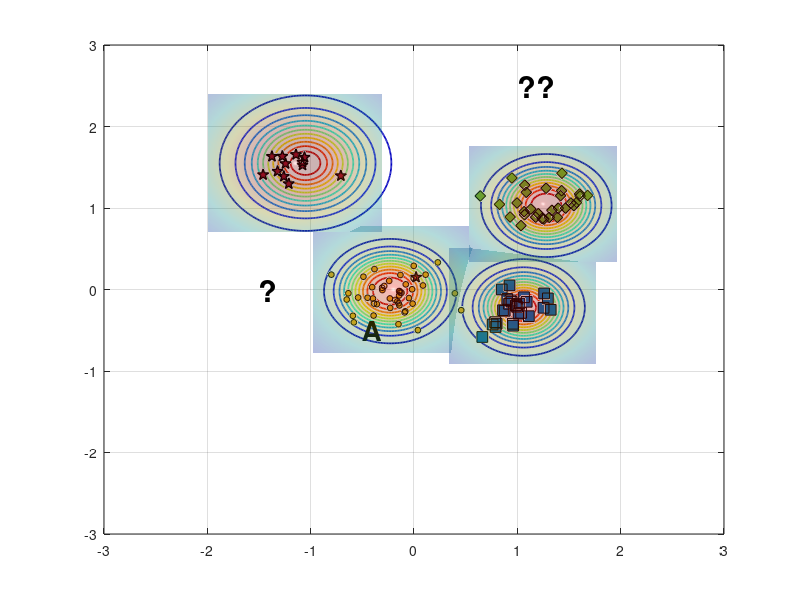

Write MATLAB code to recreate this figure. (Note: this script raises an error after producing the figure.)
%% Reproduce EVM-style demo figure (no toolboxes)
clear; close all; clc; rng(7);

% ---------- 1) 合成四类二维数据 ----------
% 类中心（大致对应图中位置）
C_star  = [-1.15  1.55];   % 红色星
C_diam  = [ 1.25  1.05];   % 绿色菱形
C_square= [ 1.05 -0.20];   % 蓝色方块
C_dot   = [-0.20  0.00];   % 蓝色小点（被 A 标注影响的那簇）

% 协方差（控制每簇形状）
S = @(sx,sy,rho)[sx^2 rho*sx*sy; rho*sx*sy sy^2];
Sig_star   = S(0.18,0.20, 0.05);
Sig_diam   = S(0.22,0.18,-0.10);
Sig_square = S(0.20,0.16, 0.05);
Sig_dot    = S(0.25,0.18, 0.00);

% 从高斯采样（不用 mvnrnd）
sample = @(N,mu,SIG) (randn(N,2)*chol(SIG,'lower') + mu);

X_star   = sample(12,C_star,   Sig_star);
X_diam   = sample(30,C_diam,   Sig_diam);
X_square = sample(28,C_square, Sig_square);
X_dot    = sample(45,C_dot,    Sig_dot);

% 加一个“离群星”靠近 A（见原图左中）
X_star = [X_star; 0.02 0.15];

% ---------- 2) 底面散点与样式 ----------
figure('Color','w','Position',[100,100,800,600]);
hold on; box on; grid on;
z0 = 0; % 所有散点都放在 z=0 的平面

% 确保按照绘制顺序叠放，便于把散点置顶
set(gca,'SortMethod','childorder');

h_star   = scatter3(X_star(:,1),  X_star(:,2),  z0+zeros(size(X_star,1),1),  70, ...
        'pentagram', 'filled', 'MarkerEdgeColor','k', 'MarkerFaceColor',[0.635294 0.0784314 0.184314], 'LineWidth',1.0); % 红色五角星 #A2142F
h_diam   = scatter3(X_diam(:,1),  X_diam(:,2),  z0+zeros(size(X_diam,1),1),  60, ...
        'd', 'filled', 'MarkerEdgeColor','k', 'MarkerFaceColor',[0.466667 0.674510 0.188235]); % 绿色菱形 #77AC30
h_square = scatter3(X_square(:,1),X_square(:,2),z0+zeros(size(X_square,1),1),60, ...
        's', 'filled', 'MarkerEdgeColor','k', 'MarkerFaceColor',[0 0.447059 0.741176]); % 蓝色正方形 #0072BD
h_dot    = scatter3(X_dot(:,1),   X_dot(:,2),   z0+zeros(size(X_dot,1),1),   18, ...
        'o', 'filled', 'MarkerEdgeColor','k', 'MarkerFaceColor',[0.929412 0.694118 0.125490]); % 黄色圆形 #EDB120


% ---------- 3) ψ-model 等值环（彩色同心） ----------
% 采用带形状参的径向函数 psi(r) = exp(-(r/s)^t)
psi = @(X,Y,cx,cy,s,t) exp( - ( sqrt((X-cx).^2 + (Y-cy).^2) ./ s ).^t );

% 选几处“极端向量/代表点”（包含 A 所在）
EV = [ -0.23 -0.02 ;   % A 对应蓝点极端向量
        1.06 -0.22 ;   % 蓝方块
        1.28  1.03 ;   % 绿菱形
       -1.05  1.55 ];  % 红星
scale = [0.42, 0.36, 0.40, 0.48];   % 各自 scale
shape = [2.6,  2.2,  2.4,  2.0];    % 各自 shape

% 网格
[xg,yg] = meshgrid(linspace(-3,3,400));
colormap(jet); caxis([0 1]);

% 等高线层级（红到蓝：高到低）
levels = linspace(1.0,0.05,12);

for k = 1:size(EV,1)
    Z = psi(xg,yg,EV(k,1),EV(k,2),scale(k),shape(k));
    [~, h] = contour(xg,yg,Z,levels);    % 直接画在底面，保持颜色映射
    set(h,'LineWidth',1.25);

    % 将等高线明确压到 z=0（兼容不同 MATLAB 版本）
    ch = get(h,'Children');
    for ic = 1:numel(ch)
        zd = get(ch(ic),'ZData');
        if ~isempty(zd)
            set(ch(ic),'ZData',zeros(size(zd))); % 强制贴在 z=0
        end
    end
end

% 标出 A 与问号
text(-0.5,-0.5,0,'A','FontWeight','bold','FontSize',20,'Color','k');
text( 1, 2.5,0,'??','FontWeight','bold','FontSize',22,'Color','k');
text( -1.5,0,0,'?','FontWeight','bold','FontSize',22,'Color','k');

% ---------- 4) 上方半透明“钟形面”（表示类支持/概率） ----------
% 用四个高斯穹顶，中心与各簇一致
gauss2 = @(X,Y,cx,cy,s) exp(-((X-cx).^2 + (Y-cy).^2)/(2*s^2));
tops  = {C_star, C_diam, C_square, C_dot};
sigT  = [0.65 0.55 0.55 0.60];
amp   = [1.05 0.95 0.90 0.85];

% 抬高穹顶，并缩小每个穹顶的覆盖范围（为每个穹顶使用局部网格）
zlift      = 0.18;   % 统一抬高量（不改变颜色映射）
spanFactor = 1.3;    % 每个穹顶半宽 = spanFactor * sigma（越小覆盖越小）
gridN      = 121;    % 局部网格分辨率

for i=1:4
    cx = tops{i}(1); cy = tops{i}(2);
    span = spanFactor * sigT(i);
    [xgi,ygi] = meshgrid(linspace(cx - span, cx + span, gridN), ...
                         linspace(cy - span, cy + span, gridN));

    Zt = amp(i) * gauss2(xgi,ygi,cx,cy,sigT(i));
    % 用 Zt 作为颜色，Zt+zlift 作为高度，从而抬高且保留原色
    s1 = surf(xgi,ygi, Zt + zlift, Zt, 'EdgeColor','none', 'FaceAlpha',0.3);
end
shading interp; 
camlight headlight; 
lighting gouraud;

% 将散点推到顶层
uistack([h_star h_diam h_square h_dot], 'top');
% 将contoru推到顶层
uistack(h, 'top');

% ---------- 5) 轴、视角与观感 ----------
xlim([-2 2]); ylim([-1 3]); zlim([0 1.25]); view(-67,22);
axis vis3d; daspect([1 1 0.8]);
set(gca,'FontName','Times New Roman','FontSize',12,'LineWidth',1);
% xlabel('x'); ylabel('y'); zlabel('score / \psi');

% 网格和背景风格
grid on; 
% set(gca,'GridAlpha',0.2,'MinorGridAlpha',0.2);
